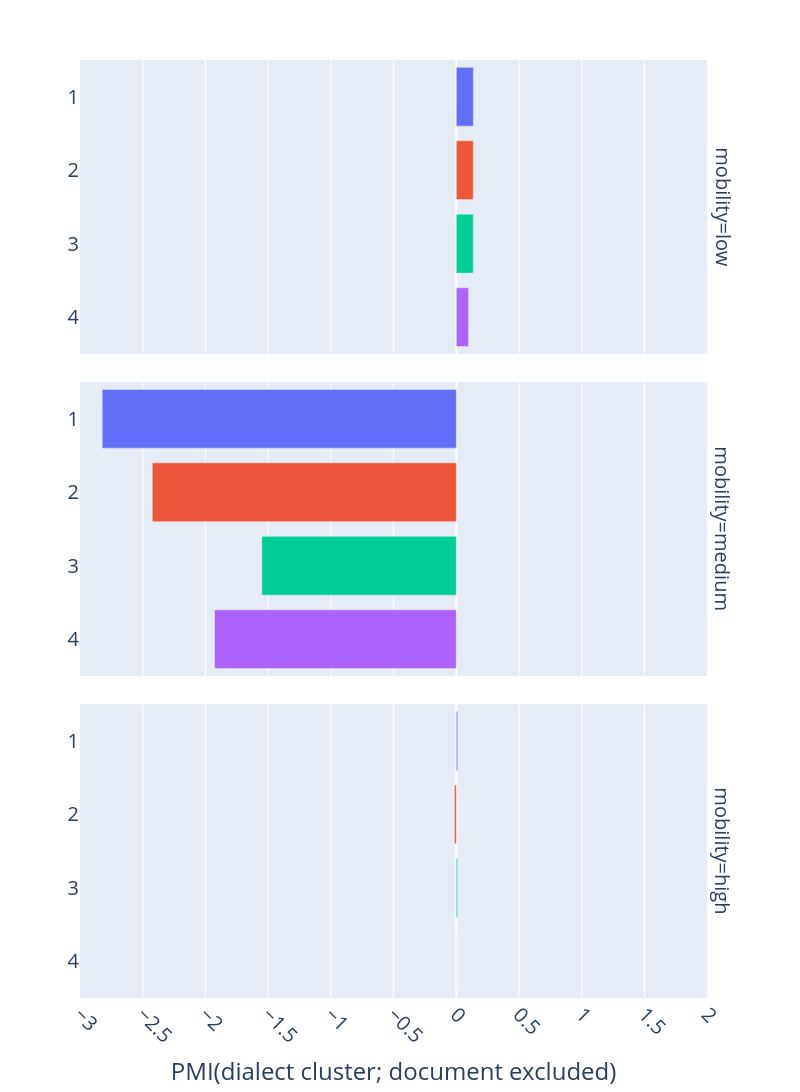

Notebook code for this chart:
### Code cell
render_pmi_bar("by_source_genre_cluster_english")
# render_pmi_bar("by_source_genre_english").write_image("../output/eval/images/pmi/mobility.png")
# render_pmi_bar("by_source_genre_cluster_english").write_image("../output/eval/images/pmi/mobility_cluster.png")

### Figure 1 — Plotly figure (JSON) as saved in the notebook; plotly's stock layout.template omitted (floating-point values rounded to 4 significant figures)
{"data": [{"hovertemplate": "color_key=1<br>mobility=low<br>PMI(dialect cluster; document excluded)=%{x}<br>Dialect cluster=%{y}<extra></extra>", "legendgroup": "1", "marker": {"color": "#636efa", "pattern": {"shape": ""}}, "name": "1", "orientation": "h", "showlegend": true, "textposition": "auto", "type": "bar", "x": [0.1357], "xaxis": "x3", "y": ["1"], "yaxis": "y3"}, {"hovertemplate": "color_key=1<br>mobility=medium<br>PMI(dialect cluster; document excluded)=%{x}<br>Dialect cluster=%{y}<extra></extra>", "legendgroup": "1", "marker": {"color": "#636efa", "pattern": {"shape": ""}}, "name": "1", "orientation": "h", "showlegend": false, "textposition": "auto", "type": "bar", "x": [-2.823], "xaxis": "x2", "y": ["1"], "yaxis": "y2"}, {"hovertemplate": "color_key=1<br>mobility=high<br>PMI(dialect cluster; document excluded)=%{x}<br>Dialect cluster=%{y}<extra></extra>", "legendgroup": "1", "marker": {"color": "#636efa", "pattern": {"shape": ""}}, "name": "1", "orientation": "h", "showlegend": false, "textposition": "auto", "type": "bar", "x": [0.01108], "xaxis": "x", "y": ["1"], "yaxis": "y"}, {"hovertemplate": "color_key=2<br>mobility=low<br>PMI(dialect cluster; document excluded)=%{x}<br>Dialect cluster=%{y}<extra></extra>", "legendgroup": "2", "marker": {"color": "#EF553B", "pattern": {"shape": ""}}, "name": "2", "orientation": "h", "showlegend": true, "textposition": "auto", "type": "bar", "x": [0.1351], "xaxis": "x3", "y": ["2"], "yaxis": "y3"}, {"hovertemplate": "color_key=2<br>mobility=medium<br>PMI(dialect cluster; document excluded)=%{x}<br>Dialect cluster=%{y}<extra></extra>", "legendgroup": "2", "marker": {"color": "#EF553B", "pattern": {"shape": ""}}, "name": "2", "orientation": "h", "showlegend": false, "textposition": "auto", "type": "bar", "x": [-2.424], "xaxis": "x2", "y": ["2"], "yaxis": "y2"}, {"hovertemplate": "color_key=2<br>mobility=high<br>PMI(dialect cluster; document excluded)=%{x}<br>Dialect cluster=%{y}<extra></extra>", "legendgroup": "2", "marker": {"color": "#EF553B", "pattern": {"shape": ""}}, "name": "2", "orientation": "h", "showlegend": false, "textposition": "auto", "type": "bar", "x": [-0.01515], "xaxis": "x", "y": ["2"], "yaxis": "y"}, {"hovertemplate": "color_key=3<br>mobility=low<br>PMI(dialect cluster; document excluded)=%{x}<br>Dialect cluster=%{y}<extra></extra>", "legendgroup": "3", "marker": {"color": "#00cc96", "pattern": {"shape": ""}}, "name": "3", "orientation": "h", "showlegend": true, "textposition": "auto", "type": "bar", "x": [0.1351], "xaxis": "x3", "y": ["3"], "yaxis": "y3"}, {"hovertemplate": "color_key=3<br>mobility=medium<br>PMI(dialect cluster; document excluded)=%{x}<br>Dialect cluster=%{y}<extra></extra>", "legendgroup": "3", "marker": {"color": "#00cc96", "pattern": {"shape": ""}}, "name": "3", "orientation": "h", "showlegend": false, "textposition": "auto", "type": "bar", "x": [-1.55], "xaxis": "x2", "y": ["3"], "yaxis": "y2"}, {"hovertemplate": "color_key=3<br>mobility=high<br>PMI(dialect cluster; document excluded)=%{x}<br>Dialect cluster=%{y}<extra></extra>", "legendgroup": "3", "marker": {"color": "#00cc96", "pattern": {"shape": ""}}, "name": "3", "orientation": "h", "showlegend": false, "textposition": "auto", "type": "bar", "x": [0.009302], "xaxis": "x", "y": ["3"], "yaxis": "y"}, {"hovertemplate": "color_key=4<br>mobility=low<br>PMI(dialect cluster; document excluded)=%{x}<br>Dialect cluster=%{y}<extra></extra>", "legendgroup": "4", "marker": {"color": "#ab63fa", "pattern": {"shape": ""}}, "name": "4", "orientation": "h", "showlegend": true, "textposition": "auto", "type": "bar", "x": [0.09679], "xaxis": "x3", "y": ["4"], "yaxis": "y3"}, {"hovertemplate": "color_key=4<br>mobility=medium<br>PMI(dialect cluster; document excluded)=%{x}<br>Dialect cluster=%{y}<extra></extra>", "legendgroup": "4", "marker": {"color": "#ab63fa", "pattern": {"shape": ""}}, "name": "4", "orientation": "h", "showlegend": false, "textposition": "auto", "type": "bar", "x": [-1.927], "xaxis": "x2", "y": ["4"], "yaxis": "y2"}, {"hovertemplate": "color_key=4<br>mobility=high<br>PMI(dialect cluster; document excluded)=%{x}<br>Dialect cluster=%{y}<extra></extra>", "legendgroup": "4", "marker": {"color": "#ab63fa", "pattern": {"shape": ""}}, "name": "4", "orientation": "h", "showlegend": false, "textposition": "auto", "type": "bar", "x": [-5.392e-06], "xaxis": "x", "y": ["4"], "yaxis": "y"}], "layout": {"annotations": [{"font": {}, "showarrow": false, "text": "mobility=high", "textangle": 90, "x": 0.98, "xanchor": "left", "xref": "paper", "y": 0.1567, "yanchor": "middle", "yref": "paper"}, {"font": {}, "showarrow": false, "text": "mobility=medium", "textangle": 90, "x": 0.98, "xanchor": "left", "xref": "paper", "y": 0.5, "yanchor": "middle", "yref": "paper"}, {"font": {}, "showarrow": false, "text": "mobility=low", "textangle": 90, "x": 0.98, "xanchor": "left", "xref": "paper", "y": 0.8433, "yanchor": "middle", "yref": "paper"}], "barmode": "relative", "font": {"size": 20}, "height": 1200, "legend": {"title": {"text": "color_key"}, "tracegroupgap": 0}, "margin": {"t": 60}, "showlegend": false, "width": 800, "xaxis": {"anchor": "y", "domain": [0, 0.98], "dtick": 0.5, "range": [-3, 2], "tickangle": 45, "title": {"text": "PMI(dialect cluster; document excluded)"}}, "xaxis2": {"anchor": "y2", "domain": [0, 0.98], "dtick": 0.5, "matches": "x", "range": [-3, 2], "showticklabels": false, "tickangle": 45}, "xaxis3": {"anchor": "y3", "domain": [0, 0.98], "dtick": 0.5, "matches": "x", "range": [-3, 2], "showticklabels": false, "tickangle": 45}, "yaxis": {"anchor": "x", "categoryarray": ["4", "3", "2", "1"], "categoryorder": "array", "domain": [0, 0.3133], "title": {"text": ""}}, "yaxis2": {"anchor": "x2", "categoryarray": ["4", "3", "2", "1"], "categoryorder": "array", "domain": [0.3433, 0.6567], "title": {"text": ""}}, "yaxis3": {"anchor": "x3", "categoryarray": ["4", "3", "2", "1"], "categoryorder": "array", "domain": [0.6867, 1.0], "title": {"text": ""}}}}
